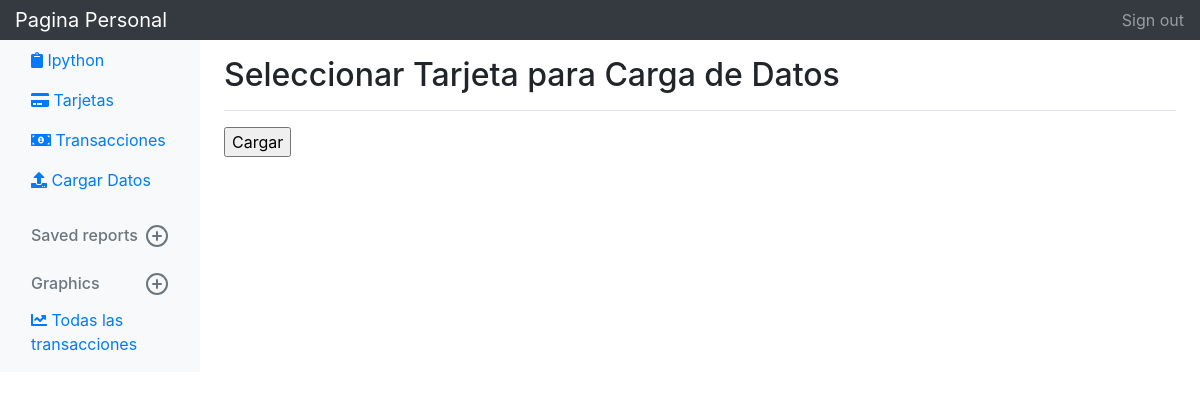
Page /transactions/SeleccionarTarjeta/ on the earlier database version.
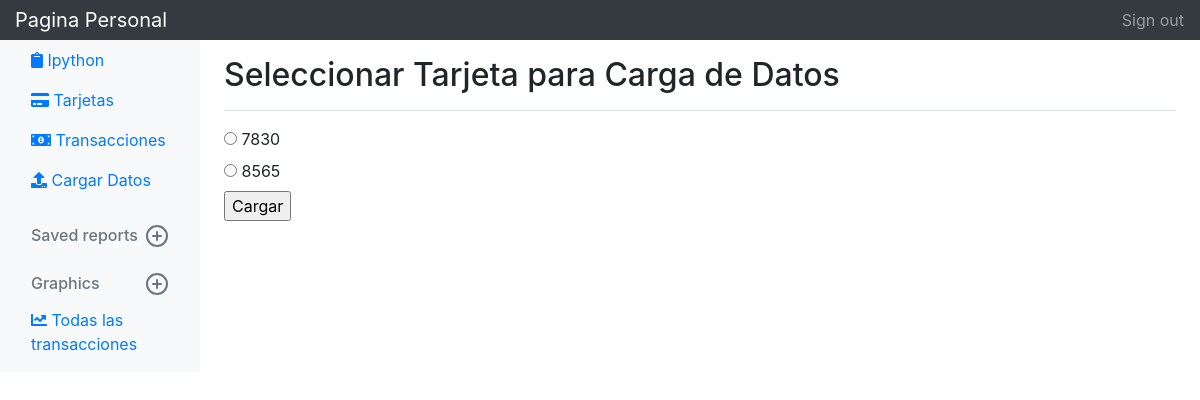
Same page on the later database version.
### myMovsDisplay/models.py (models this page shows, shortened)
class Tarjeta(models.Model):
	NumTarjeta = models.CharField(max_length=30)
	Banco = models.ForeignKey(Banco, on_delete=models.CASCADE)
	TipoTarjeta = models.ForeignKey(TipoTarjeta, on_delete=models.CASCADE)

### transactions/views.py (the view)
# urls.py: path('SeleccionarTarjeta/',views.SeleccionarTarjeta.as_view(), name='selectTarjeta'),
class SeleccionarTarjeta(generic.ListView):
	template_name="transactions/SeleccionarTarjeta.html"
	def get_queryset(self):
		return Tarjeta.objects.order_by('-id')

### transactions/Templates/transactions/SeleccionarTarjeta.html (shortened to what this page needs)
<!DOCTYPE html>
<html>
    <head>
        {% load static %}
        <link rel="stylesheet" href="https://maxcdn.bootstrapcdn.com/bootstrap/4.0.0/css/bootstrap.min.css">
    </head>
    <body>
        <nav class="navbar navbar-dark sticky-top bg-dark flex-md-nowrap p-0">
          <a class="navbar-brand col-sm-3 col-md-2 mr-0" href="/myMovsDisplay/">Pagina Personal</a>
          <ul class="navbar-nav px-3">
            <li class="nav-item text-nowrap">
                <a class="nav-link" href="#">Sign out</a>
            </li>
          </ul>
        </nav>
        <div class="container-fluid">
            <div class="row">
                <nav class="col-md-2 d-none d-md-block bg-light sidebar">
                    <div class="sidebar-sticky">
                        <ul class="nav flex-column">
                            <li class="nav-item">
                            <a class="nav-link active" href="/ipython/">
                            <i class="fas fa-clipboard"></i> Ipython <span class="sr-only">(current)</span>
                            </a>
                            </li>
                            <li class="nav-item">
                            <a class="nav-link active" href="/myMovsDisplay/Tarjeta/">
                            <i class="fas fa-credit-card"></i> Tarjetas <span class="sr-only">(current)</span>
                            </a>
                            </li>
                            <li class="nav-item">
                            <a class="nav-link active" href="/transactions/">
                            <i class="fas fa-money-bill-alt"></i> Transacciones <span class="sr-only">(current)</span>
                            </a>
                            </li>
                            <li class="nav-item">
                            <a class="nav-link active" href="/transactions/SeleccionarTarjeta/">
                            <i class="fas fa-upload"></i> Cargar Datos  <span class="sr-only">(current)</span>
                            </a>
                            </li>
                        </ul>
                        <h6 class="sidebar-heading d-flex justify-content-between align-items-center px-3 mt-4 mb-1 text-muted">
                        <span>Saved reports</span>
                        <a class="d-flex align-items-center text-muted" href="#">
                        </a>
                        </h6>
                        <h6 class="sidebar-heading d-flex justify-content-between align-items-center px-3 mt-4 mb-1 text-muted">
                        <span>Graphics</span>
                        <a class="d-flex align-items-center text-muted" href="#">
                        </a>
                        </h6>
                        <ul class="nav flex-column mb-2">
                          <li class="nav-item">
                            <a class="nav-link" href="/graphics/">
                             <i class="fas fa-chart-line"></i>
                              Todas las transacciones
                            </a>
                          </li>
                        </ul>
                    </div>
                </nav>
                <main role="main" class="col-md-9 ml-sm-auto col-lg-10 pt-3 px-4">
                    <div class="d-flex justify-content-between flex-wrap flex-md-nowrap align-items-center pb-2 mb-3 border-bottom">
                        <h1 class="h2">Seleccionar Tarjeta para Carga de Datos</h1>
                      </div>
                        <form action="{% url 'transactions:cargarDatos'%}" method="post">
                        {% for tarjeta_ in object_list %}
                            <input type="radio" name="tarjeta" id="tarjeta{{ forloop.counter }}" value="{{ tarjeta_.pk }}" />
                            <label for="Tarjeta{{ forloop.counter }}">{{ tarjeta_.NumTarjeta }}</label><br />
                        {% endfor %}
                        <input type="submit" value="Cargar" />
                        </form>
                </main>
            </div>
        </div>
    </body>
</html>

Differences in the rows shown:
added Tarjeta: NumTarjeta "7830"
added Tarjeta: NumTarjeta "8565"
